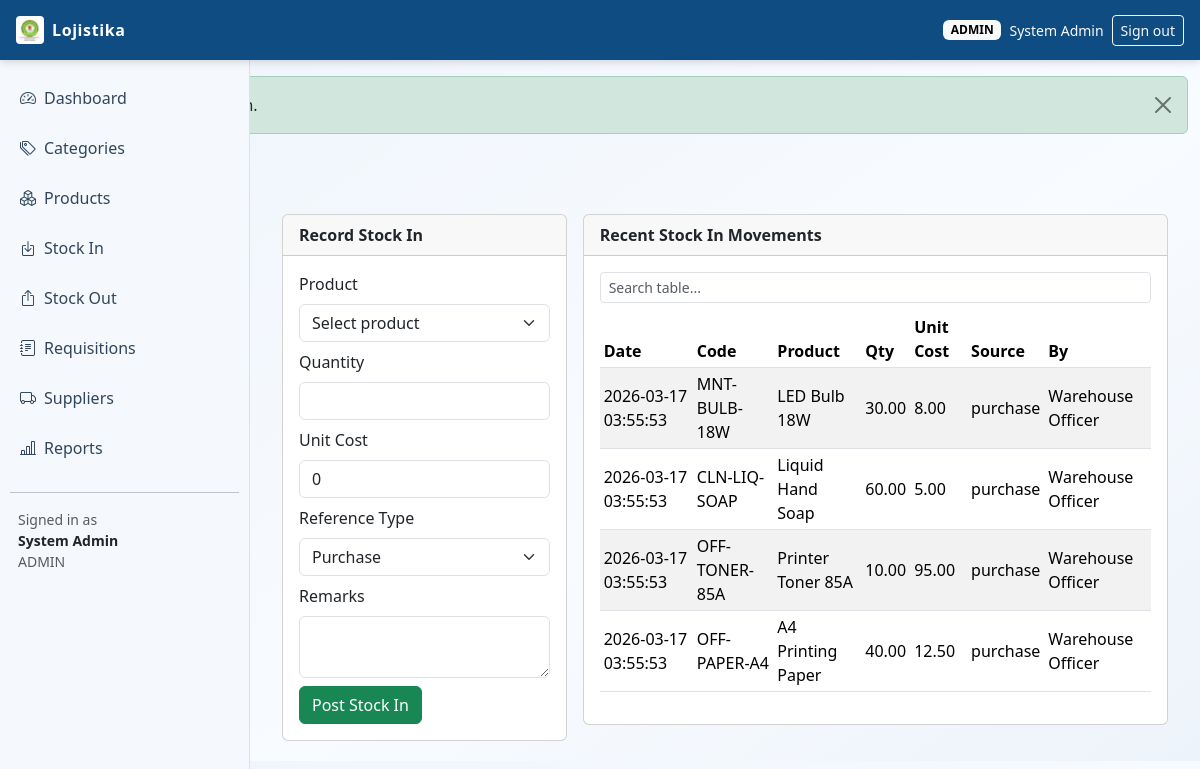
Screenshot of /index.php?page=stock_in (signed in) with the database file from the repository.
### tables this page shows
CREATE TABLE stock_movements (
    id INT UNSIGNED AUTO_INCREMENT PRIMARY KEY,
    product_id INT UNSIGNED NOT NULL,
    movement_type ENUM('in', 'out') NOT NULL,
    quantity DECIMAL(12,2) NOT NULL,
    unit_cost DECIMAL(12,2) NOT NULL DEFAULT 0,
    reference_type ENUM('purchase', 'donation', 'adjustment', 'requisition', 'distribution', 'return') NOT NULL DEFAULT 'adjustment',
    reference_id INT UNSIGNED NULL,
    remarks VARCHAR(255) NULL,
    performed_by INT UNSIGNED NULL,
    created_at TIMESTAMP NOT NULL DEFAULT CURRENT_TIMESTAMP,
    CONSTRAINT chk_stock_movements_quantity CHECK (quantity > 0),
    CONSTRAINT fk_stock_movements_product FOREIGN KEY (product_id) REFERENCES products(id) ON DELETE RESTRICT,
    CONSTRAINT fk_stock_movements_user FOREIGN KEY (performed_by) REFERENCES users(id) ON DELETE SET NULL,
    INDEX idx_stock_movements_product_date (product_id, created_at),
    INDEX idx_stock_movements_reference (reference_type, reference_id)
);

CREATE TABLE products (
    id INT UNSIGNED AUTO_INCREMENT PRIMARY KEY,
    category_id INT UNSIGNED NOT NULL,
    supplier_id INT UNSIGNED NULL,
    code VARCHAR(50) NOT NULL,
    name VARCHAR(150) NOT NULL,
    unit ENUM('unit', 'liter', 'box', 'kg', 'pack') NOT NULL DEFAULT 'unit',
    min_stock DECIMAL(12,2) NOT NULL DEFAULT 0,
    is_active TINYINT(1) NOT NULL DEFAULT 1,
    created_by INT UNSIGNED NULL,
    updated_by INT UNSIGNED NULL,
    created_at TIMESTAMP NOT NULL DEFAULT CURRENT_TIMESTAMP,
    updated_at TIMESTAMP NOT NULL DEFAULT CURRENT_TIMESTAMP ON UPDATE CURRENT_TIMESTAMP,
    CONSTRAINT uq_products_code UNIQUE (code),
    CONSTRAINT fk_products_category FOREIGN KEY (category_id) REFERENCES categories(id) ON DELETE RESTRICT,
    CONSTRAINT fk_products_supplier FOREIGN KEY (supplier_id) REFERENCES suppliers(id) ON DELETE SET NULL,
    CONSTRAINT fk_products_created_by FOREIGN KEY (created_by) REFERENCES users(id) ON DELETE SET NULL,
    CONSTRAINT fk_products_updated_by FOREIGN KEY (updated_by) REFERENCES users(id) ON DELETE SET NULL
);

CREATE TABLE users (
    id INT UNSIGNED AUTO_INCREMENT PRIMARY KEY,
    full_name VARCHAR(120) NOT NULL,
    email VARCHAR(120) NOT NULL UNIQUE,
    password_hash VARCHAR(255) NOT NULL,
    role ENUM('admin', 'warehouse', 'requester') NOT NULL,
    is_active TINYINT(1) NOT NULL DEFAULT 1,
    created_at TIMESTAMP NOT NULL DEFAULT CURRENT_TIMESTAMP,
    updated_at TIMESTAMP NOT NULL DEFAULT CURRENT_TIMESTAMP ON UPDATE CURRENT_TIMESTAMP
);

### config/db_connect.php (called while the page is built, shortened)
<?php
function env_value(array $keys, string $default = ''): string
{
    return $default;
}
function file_db_config(): array
{
    $filePath = __DIR__ . DIRECTORY_SEPARATOR . 'db_credentials.php';
    $config = require $filePath;
    return is_array($config) ? $config : [];
}
function db_config(): array
{
    $fileConfig = file_db_config();
    return [
        'host' => env_value(['DB_HOST', 'MYSQL_HOST', 'DATABASE_HOST'], (string) ($fileConfig['host'] ?? '127.0.0.1')),
        'port' => (int) env_value(['DB_PORT', 'MYSQL_PORT', 'DATABASE_PORT'], (string) ($fileConfig['port'] ?? '3306')),
        'user' => env_value(['DB_USER', 'MYSQL_USER', 'DATABASE_USER'], (string) ($fileConfig['user'] ?? 'root')),
        'pass' => env_value(['DB_PASS', 'MYSQL_PASSWORD', 'DATABASE_PASSWORD'], (string) ($fileConfig['pass'] ?? '')),
        'name' => env_value(['DB_NAME', 'MYSQL_DATABASE', 'DATABASE_NAME'], (string) ($fileConfig['name'] ?? 'logistics_lms')),
    ];
}
function db_connect(): mysqli
{
    static $conn = null;
    if ($conn instanceof mysqli) {
        return $conn;
    }
    $cfg = db_config();
    try {
        $conn = new mysqli($cfg['host'], $cfg['user'], $cfg['pass'], $cfg['name'], $cfg['port']);
    } catch (mysqli_sql_exception $e) {
        http_response_code(500);
        if (stripos($e->getMessage(), 'Unknown database') !== false) {
            $sqlFile = dirname(__DIR__) . DIRECTORY_SEPARATOR . 'database.sql';
            $message = 'Database "' . $cfg['name'] . '" does not exist. Import the project SQL file first.';
            if (is_file($sqlFile)) {
                $message .= ' Expected file: ' . $sqlFile;
            }
            exit($message);
        }
        if (stripos($e->getMessage(), 'Access denied for user') !== false) {
            $configFile = __DIR__ . DIRECTORY_SEPARATOR . 'db_credentials.php';
            $message = 'Database login failed for user "' . $cfg['user'] . '" at host "' . $cfg['host'] . '".';
            $message .= ' Set hosting credentials via environment variables or create: ' . $configFile;
            exit($message);
        }
        exit('Database connection failed: ' . $e->getMessage());
    }
    $conn->set_charset('utf8mb4');
    return $conn;
}

### config/helpers.php (called while the page is built, shortened)
<?php
require_once __DIR__ . '/db_connect.php';
function db(): mysqli
{
    return db_connect();
}
function h(?string $value): string
{
    return htmlspecialchars((string) $value, ENT_QUOTES, 'UTF-8');
}

### modules/stock/stock_in.php (the view, shortened to what this page needs)
<?php
$movementsSql = "SELECT sm.created_at, p.code, p.name, sm.quantity, sm.unit_cost, sm.reference_type, u.full_name
                 FROM stock_movements sm
                 INNER JOIN products p ON p.id = sm.product_id
                 LEFT JOIN users u ON u.id = sm.performed_by
                 WHERE sm.movement_type = 'in'
                 ORDER BY sm.id DESC
                 LIMIT 20";
$movements = db()->query($movementsSql);
?>
<div class="container-fluid">
    <div class="row g-3">
        <div class="col-lg-4">
            <div class="card">
                <div class="card-header fw-semibold">Record Stock In</div>
                <div class="card-body">
                    <form method="post" class="row g-2">
                        <div class="col-12">
                            <label class="form-label">Product</label>
                            <select class="form-select" name="product_id" required>
                                <option value="">Select product</option>
                            </select>
                        </div>
                        <div class="col-12">
                            <label class="form-label">Quantity</label>
                            <input type="number" step="0.01" min="0.01" class="form-control" name="quantity" required>
                        </div>
                        <div class="col-12">
                            <label class="form-label">Unit Cost</label>
                            <input type="number" step="0.01" min="0" class="form-control" name="unit_cost" value="0">
                        </div>
                        <div class="col-12">
                            <label class="form-label">Reference Type</label>
                            <select class="form-select" name="reference_type" required>
                                <option value="purchase">Purchase</option>
                            </select>
                        </div>
                        <div class="col-12">
                            <label class="form-label">Remarks</label>
                            <textarea class="form-control" name="remarks" rows="2"></textarea>
                        </div>
                        <div class="col-12">
                            <button class="btn btn-success" type="submit">Post Stock In</button>
                        </div>
                    </form>
                </div>
            </div>
        </div>
        <div class="col-lg-8">
            <div class="card">
                <div class="card-header fw-semibold">Recent Stock In Movements</div>
                <div class="card-body table-responsive">
                    <input type="text" class="form-control form-control-sm mb-2" placeholder="Search table..." data-table-search="stockInTable">
                    <table id="stockInTable" class="table table-sm table-striped align-middle">
                        <thead>
                        <tr>
                            <th>Date</th>
                            <th>Code</th>
                            <th>Product</th>
                            <th>Qty</th>
                            <th>Unit Cost</th>
                            <th>Source</th>
                            <th>By</th>
                        </tr>
                        </thead>
                        <tbody>
                        <?php while ($row = $movements->fetch_assoc()): ?>
                            <tr>
                                <td><?= h($row['created_at']) ?></td>
                                <td><?= h($row['code']) ?></td>
                                <td><?= h($row['name']) ?></td>
                                <td><?= h((string) $row['quantity']) ?></td>
                                <td><?= h((string) $row['unit_cost']) ?></td>
                                <td><?= h($row['reference_type']) ?></td>
                                <td><?= h($row['full_name']) ?></td>
                            </tr>
                        <?php endwhile; ?>
                        </tbody>
                    </table>
                </div>
            </div>
        </div>
    </div>
</div>

### assets/css/style.css (style rules this page uses)
:root { --lms-header: #0f4c81; --lms-sidebar: #f5f8fc; --lms-accent: #1f6fb2; --lms-text: #1c2733; --lms-border: #d7e2ef; }
body { font-family: "Segoe UI", Tahoma, Geneva, Verdana, sans-serif; background: linear-gradient(145deg, #eef4fb 0%, #f8fbff 60%, #edf3fa 100%); color: var(--lms-text); }
.table thead { background: #edf4fb; }

### rows the page displays
stock_movements: created_at "2026-03-17 03:55:53", product.code "MNT-BULB-18W", product.name "LED Bulb 18W", quantity "30.00", unit_cost "8.00", reference_type "purchase", performed_by.full_name "Warehouse Officer"
stock_movements: created_at "2026-03-17 03:55:53", product.code "CLN-LIQ-SOAP", product.name "Liquid Hand Soap", quantity "60.00", unit_cost "5.00", reference_type "purchase", performed_by.full_name "Warehouse Officer"
stock_movements: created_at "2026-03-17 03:55:53", product.code "OFF-TONER-85A", product.name "Printer Toner 85A", quantity "10.00", unit_cost "95.00", reference_type "purchase", performed_by.full_name "Warehouse Officer"
stock_movements: created_at "2026-03-17 03:55:53", product.code "OFF-PAPER-A4", product.name "A4 Printing Paper", quantity "40.00", unit_cost "12.50", reference_type "purchase", performed_by.full_name "Warehouse Officer"

### other values shown
$user['role'] "ADMIN"
$user['full_name'] "System Admin"
